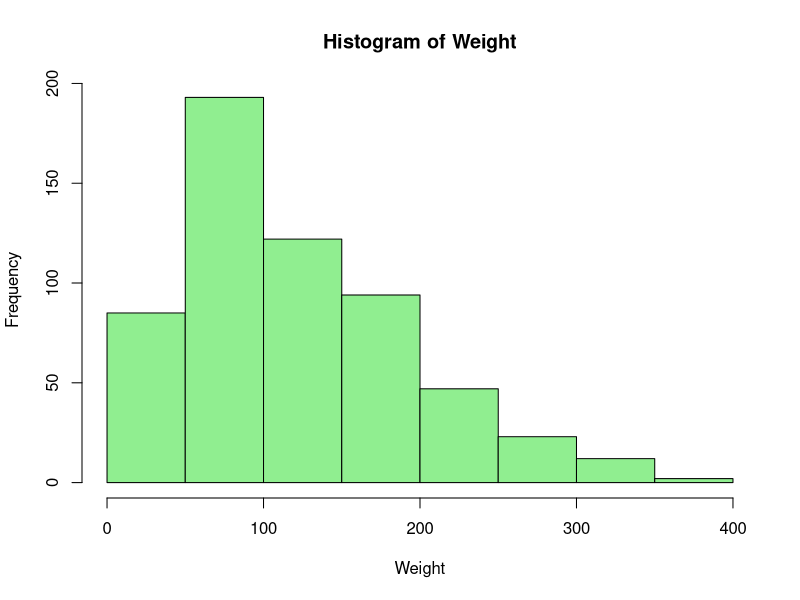
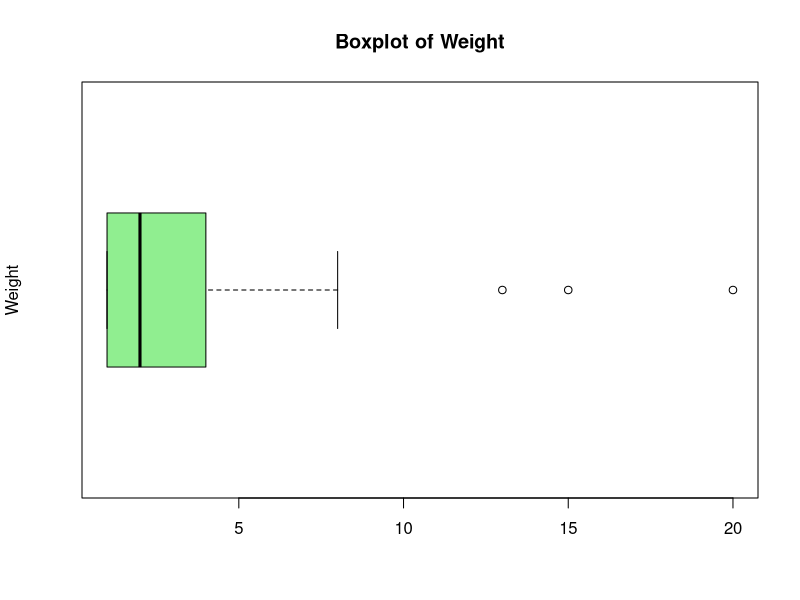
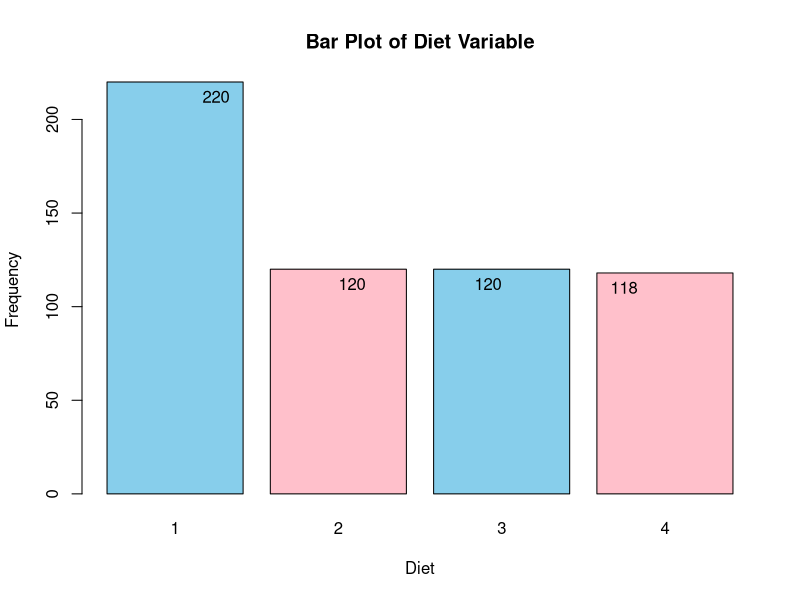
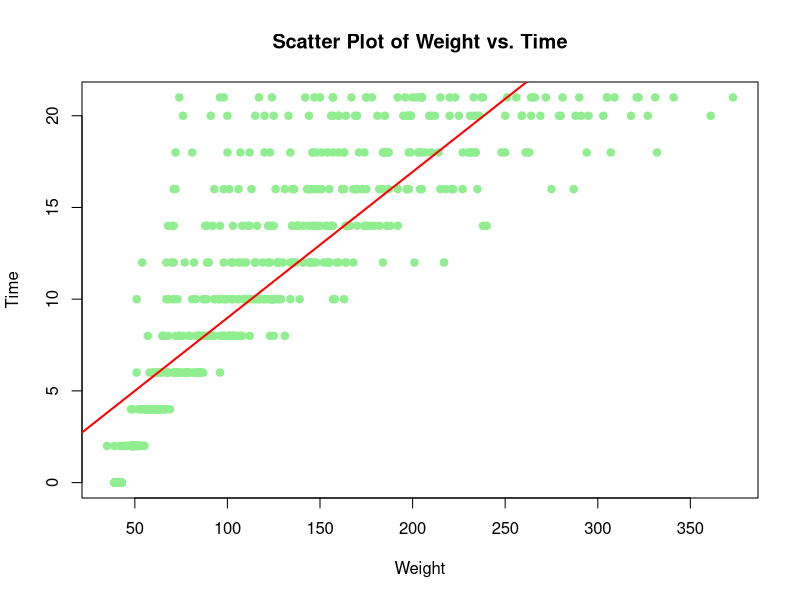
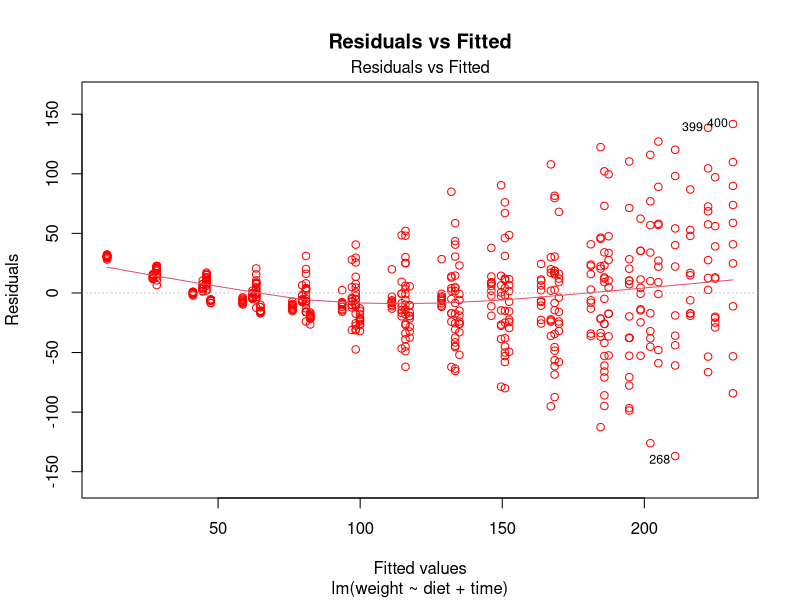
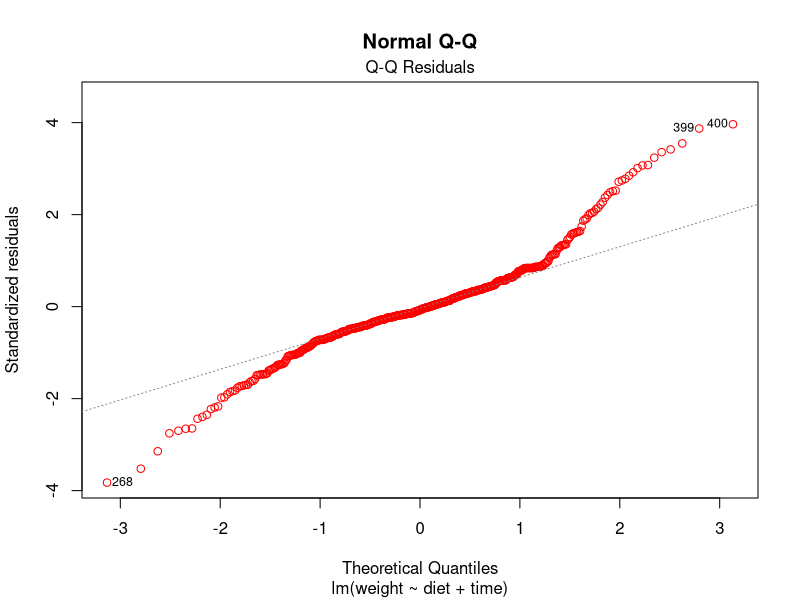
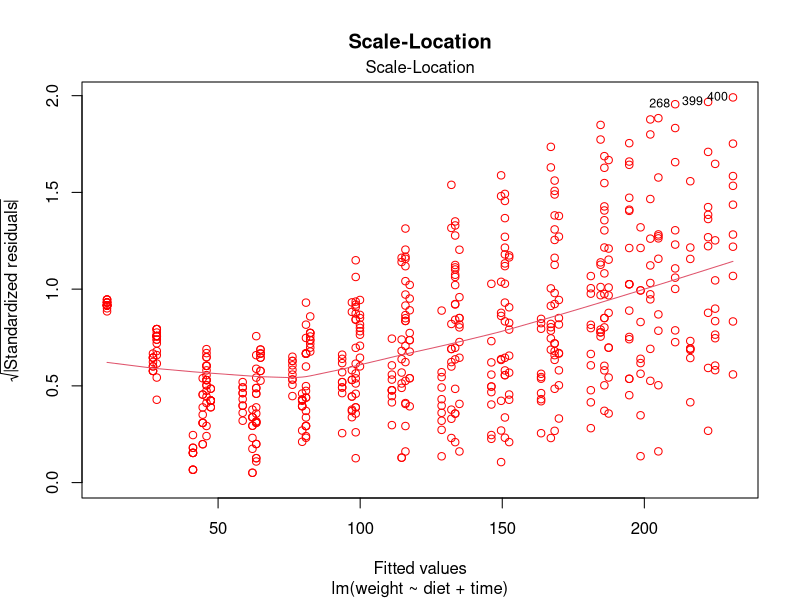
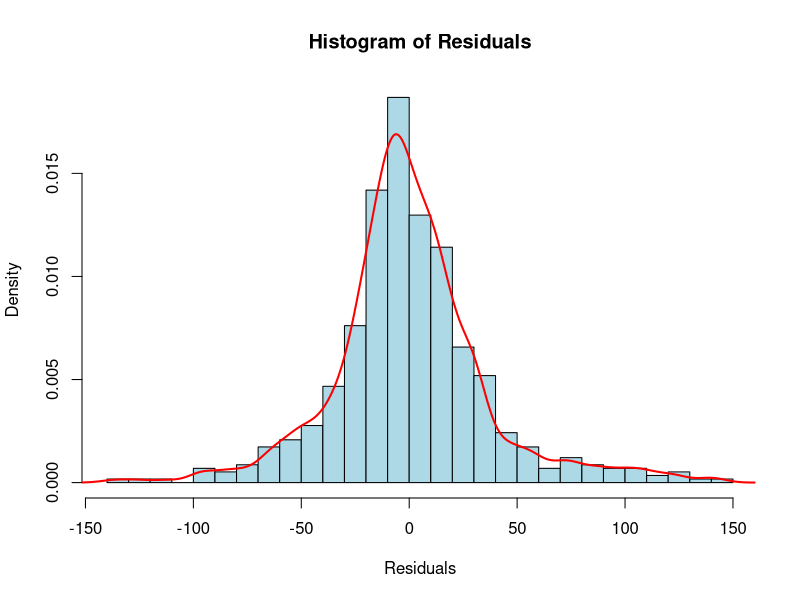

Generate these figures, in order, with R:

###################------------------------------Dataset-2-----------------------------##########################

# Loading the Library
library(ggplot2)
# Loading the Data set
dataset2<- datasets::ChickWeight

#Numerical Variable choosen for this dataset - Weight
X <- dataset2$weight 

#----------------------------------------Univariate Analysis-------------------------------------------------------

#-----------------------------------------Solving Question-1-------------------------------------------------------

# Inspecting the Data
head(dataset2)       # View the first few rows
str(dataset2)        # View the structure

# Calculating Number of Observations and Variables
cat("Number of observations:", nrow(dataset2), "\n") # Number of observations (rows)
cat("Number of variables:", ncol(dataset2), "\n")    # Number of variables (columns)


#----------------------------------------Solving Question-2--------------------------------------------

## Calculating the mean, median, standard deviation, minimum,and maximum of the Variable and Printing the result
mean_age <- mean(X, na.rm = TRUE)     # Calculating mean
cat("Mean:", mean_age, "\n")

median_age <- median(X, na.rm = TRUE) # Calculating median
cat("Median:", median_age, "\n")

sd_age <- sd(X, na.rm = TRUE)         # Calculating standard deviation
cat("Standard Deviation:", sd_age, "\n")

min_age <- min(X, na.rm = TRUE)       # Calculating minimum
cat("Minimum:", min_age, "\n")

max_age <- max(X, na.rm = TRUE)       # Calculating maximum
cat("Maximum:", max_age, "\n")


#----------------------------------------Solving Question-3--------------------------------------------


# Histogram for Weight (X) 
# Using Sturges' method for bin width
cat("\nUsing Sturges' method for bin width calculation")
hist(X, breaks = "Sturges", main = "Histogram of Weight",
     xlab = "Weight", col = "lightgreen",border = "black")

cat("Frequency distribution for Weight (Discrete):\n")
table_age <- table(X)
print(table_age)

# For the discrete variable (Weight), displaying the box plot
boxplot(table_age, main = "Boxplot of Weight",
        ylab = "Weight", col = "lightgreen",horizontal = TRUE)

#----------------------------------------Solving Question-4--------------------------------------------

Y <- dataset2$Diet

# Calculate the frequency of each category in "Diet"
counts <- table(Y)

# Create a bar plot
barplot(counts, 
        main = "Bar Plot of Diet Variable", 
        xlab = "Diet", 
        ylab = "Frequency", 
        col = c("skyblue", "pink"))

# Add labels to the bars
text(x = 1:length(counts), 
     y = counts, 
     labels = counts, 
     pos = 1, col = "black")


#----------------------------------------Multivariate Analysis-------------------------------------------------------

#----------------------------------------Solving Question-5---------------------------------------------------------

# Assuming your dataset has columns 'Weight' and 'Time'
pearson_correlation <- cor(dataset2$weight, dataset2$Time, method = "pearson")

# Print the result
cat("Pearson correlation coefficient between Weight and Time:", pearson_correlation, "\n")

#----------------------------------------Solving Question-6---------------------------------------------------------

# Creating the scatter plot
plot(dataset2$weight, dataset2$Time, 
     main = "Scatter Plot of Weight vs. Time", 
     xlab = "Weight", 
     ylab = "Time", 
     pch = 19,              # Solid circle for points
     col = "lightgreen")          # Color of points

# Add a linear regression trend line
abline(lm(dataset2$Time ~ dataset2$weight), col = "red", lwd = 2)  # Red trend line

#----------------------------------------Solving Question-7-AND-Question-8--------------------------------------------------------
weight<- dataset2$weight 
time<- dataset2$Time 
chick<- dataset2$Chick 
diet<- dataset2$Diet 

#Fitting a MLR model on Charges using all columns
mlr_model <- lm(weight ~ diet + time , data = dataset2)

# Summary of the model
summary(mlr_model)

# Calculating fitted values
fitted_values <- fitted(mlr_model)

# Calculating residuals
residuals <- residuals(mlr_model)

# Creating the plots

# Plot 1: Residuals vs Fitted
plot(mlr_model, which=1, main="Residuals vs Fitted",col = "red")

# Plot 2: Normal Q-Q
plot(mlr_model, which=2, main="Normal Q-Q",col = "red")

# Plot 3: Scale-Location (Spread-Location)
plot(mlr_model, which=3, main="Scale-Location",col = "red")

# Plot 4: Histogram of Residuals
hist(residuals, breaks = 20, probability = TRUE,  # Enables density overlay
     main = "Histogram of Residuals", 
     xlab = "Residuals", 
     col = "lightblue")
lines(density(residuals), col = "red", lwd = 2)  # Adds a density line


#----------------------------------------Solving Question-9-AND-Question-10------------------------------------------------------

dataset2_numeric<- dataset2[, c("Time", "weight")]

# Perform PCA with Standardizing the data
pca_result <- prcomp(dataset2_numeric, scale. = TRUE)

# View the summary of PCA results
summary(pca_result)

# Plot the proportion of variance explained by each component
explained_variance <- pca_result$sdev^2 / sum(pca_result$sdev^2)
plot(explained_variance, 
     main = "Explained Variance by Principal Components", 
     xlab = "Principal Component", 
     ylab = "Variance Explained", 
     type = "b", pch = 19, col = "blue")

# Create a biplot
biplot(pca_result, 
       main = "PCA Biplot", 
       col = c("blue", "red"), 
       xlabs = rep("", nrow(dataset2)))

#---------------------------------***************************************************-----------------------------
